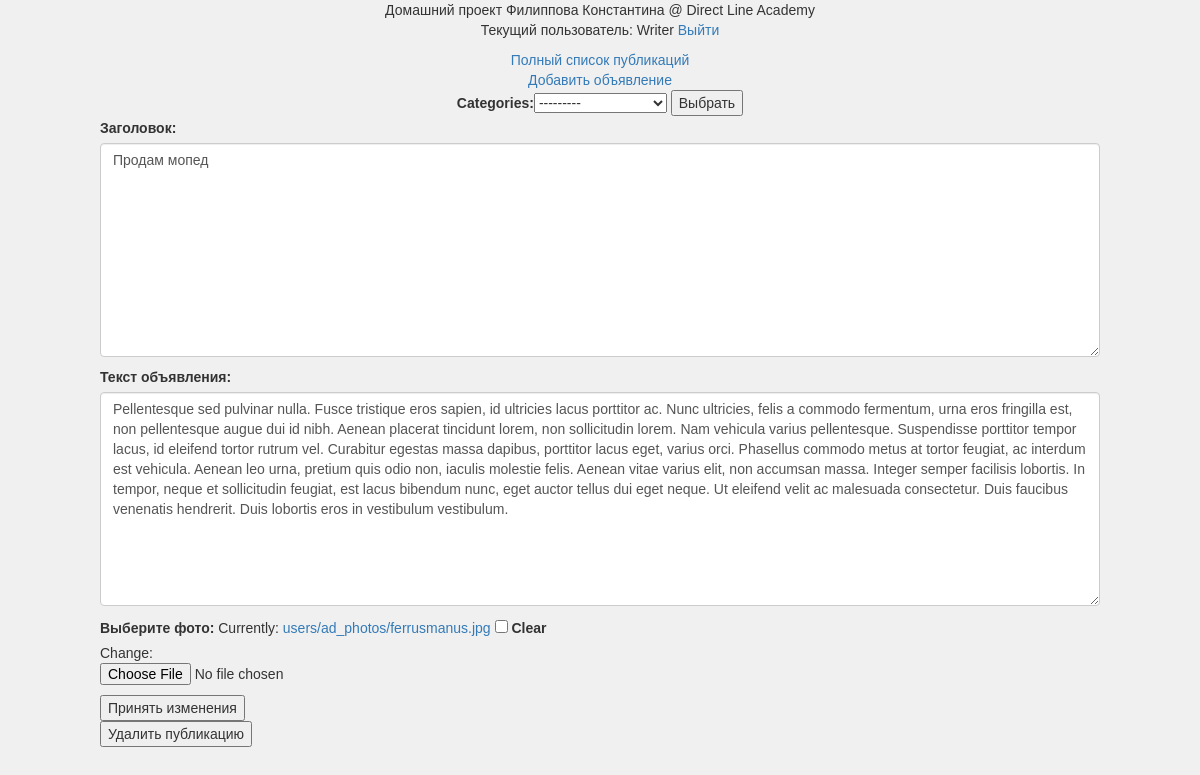
The app's page /4/edit/ (signed in) with its own data.
### ads/models.py (models this page shows, shortened)
class Ad(models.Model):
    author = models.ForeignKey(User, on_delete=models.CASCADE, null=True)
    title = models.TextField(max_length=100, null=False, blank=False)
    description = models.TextField(max_length=2000, null=False, blank=False)
    photo = models.ImageField(upload_to='users/ad_photos', blank=True)
    date_pub = models.DateTimeField(default=timezone.now)
    date_up = models.DateTimeField(null=True, blank=True)
    favorite = models.ManyToManyField(User, related_name='favorite', blank=True)
    categories = models.ManyToManyField(Category, related_name='category', blank=True)

### ads/views.py (the view, shortened to what this page needs)
# urls.py: path('<int:ad_id>/edit/', AdEdit.as_view(), name='ad_edit'),
class AdEdit(UpdateView):
    model = Ad
    template_name = 'ads/ad_edit.html'
    form_class = ADForm
    pk_url_kwarg = 'ad_id'
    def get(self, request, ad_id):
        self.object = self.get_object()
        if self.object.author != request.user:
            raise Http404()
        return super().get(self, request, ad_id)

### ads/forms.py
class CategoryChoice(forms.Form):
    categories = forms.ModelChoiceField(
        queryset=Category.objects.all()
     )

class ADForm(forms.ModelForm):
    class Meta:
        model = Ad
        fields = ['title', 'description', 'photo']
        labels = {
            'title': 'Заголовок',
            'description': 'Текст объявления',
            'photo': 'Выберите фото'
        }
        widgets = {
            'title': forms.Textarea(attrs={'class': 'form-control', 'placeholder': 'Введите заголовок'}),
            'description': forms.Textarea(attrs={'class': 'form-control', 'placeholder': 'Введите текст объявления'}),
            'photo': forms.ClearableFileInput(attrs={'type': 'file', 'class': 'form-control-file'})
        }

### ads/context_processors.py (called while the page is built)
def proc_category(request):
    return {
        'category_form': CategoryChoice()
    }

### ads/models.py (called while the page is built)
    def __str__(self):
        return '{1} '.format(self.id, self.name)

### ads/templates/ads/ad_edit.html (shortened to what this page needs)
{% extends "base.html" %}
{% block content %}
  <form method="POST" enctype="multipart/form-data">
      {{ form.as_p }}
      <button type="submit">Принять изменения</button>
  </form>
  <form action="{% url 'ads:ad_delete' ad.id %}" method="GET">
      <button type="submit">Удалить публикацию</button>
  </form>
{% endblock %}

### templates/base.html (shortened to what this page needs)
{% load static %}
<!DOCTYPE html>
<html>
<head>
    <link rel="stylesheet" href="//maxcdn.bootstrapcdn.com/bootstrap/3.2.0/css/bootstrap.min.css">
    <link rel="stylesheet" href="//maxcdn.bootstrapcdn.com/bootstrap/3.2.0/css/bootstrap-theme.min.css">
    <link rel="stylesheet" href="{% static 'css/style.css' %}">
</head>
<body>
<div id="header" align="center">
    <span class="logo">Домашний проект Филиппова Константина @ Direct Line Academy</span>
    {% if request.user.is_authenticated %}
    <p>Текущий пользователь: {{ request.user }} <a href="/account/logout">Выйти</a></p>
    {% else %}
    <p>Вы не авторизованы. <a href="{% url 'account:login' %}">Войти</a> | <a href="{% url 'account:signup' %}">Зарегистрироваться</a></p>
    {% endif %}
</div>
<div align="center"><a href="{% url 'ads:full_list' %}">Полный список публикаций</a></div>
<div align="center"><a href="{% url 'ads:ad_create' %}">Добавить объявление</a></div>
<div align="center">
  <form method="GET" action="{% url 'ads:category_list' %}">
      {{ category_form }}
      <button type="submit">Выбрать</button>
  </form>
</div>
<div id="content">
    {% block content %}
    {% endblock %}
</div>
</body>
</html>

### static/css/style.css (style rules this page uses)
body { font-family: Arial, Verdana, sans-serif; background-color: #f0f0f0; width:1000px; margin:0px auto; }

### records on screen
Ad: title "Продам мопед", description "Pellentesque sed pulvinar nulla. Fusce tristique eros sapien, id ultricies lacus porttitor ac. Nunc ultricies, felis a commodo fermentum, urna eros fringilla est, non pellentesque augue dui id nibh. Aenean placerat tincidunt lorem, non sollicitudin lorem. Nam vehicula varius pellentesque. Suspendisse porttitor tempor lacus, id eleifend tortor rutrum vel. Curabitur egestas massa dapibus, porttitor lacus eget, varius orci. Phasellus commodo metus at tortor feugiat, ac interdum est vehicula. Aenean leo urna, pretium quis odio non, iaculis molestie felis. Aenean vitae varius elit, non accumsan massa. Integer semper facilisis lobortis. In tempor, neque et sollicitudin feugiat, est lacus bibendum…"

### other values on screen
{{ request.user }} "Writer"
